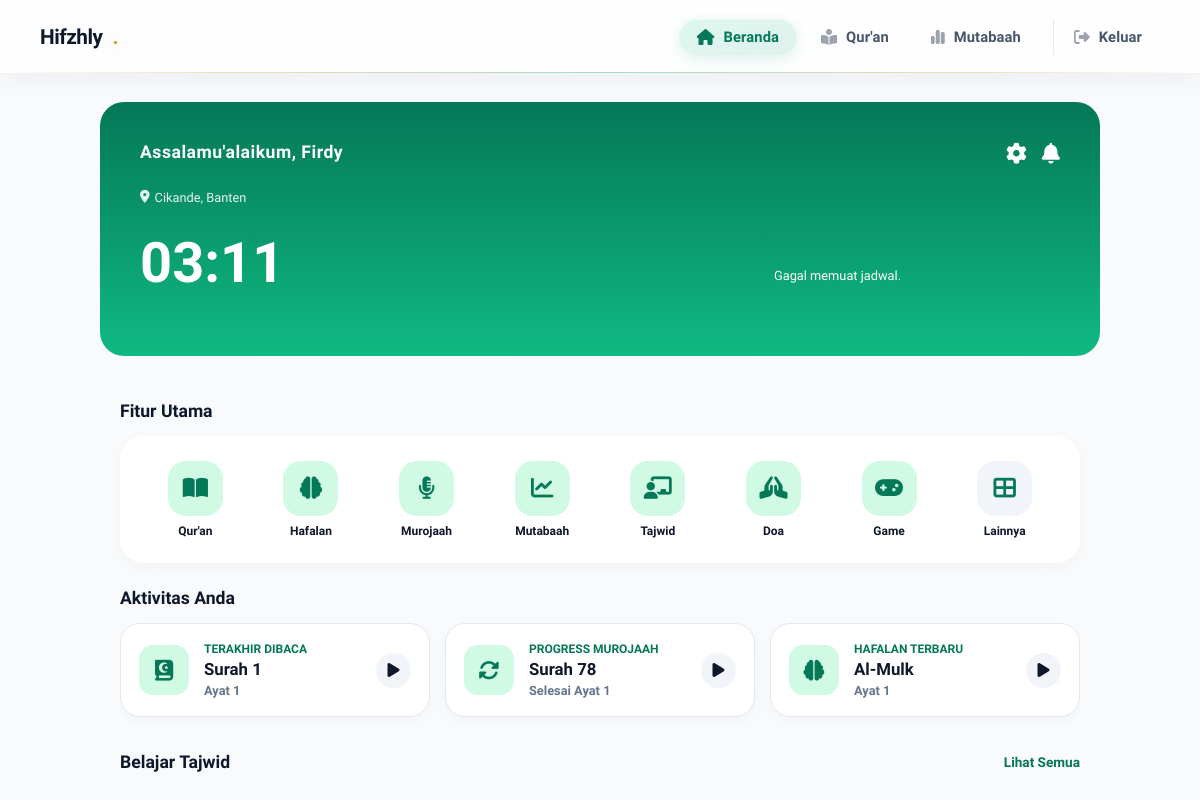
The app's page /user/dashboard.php (signed in), older data.
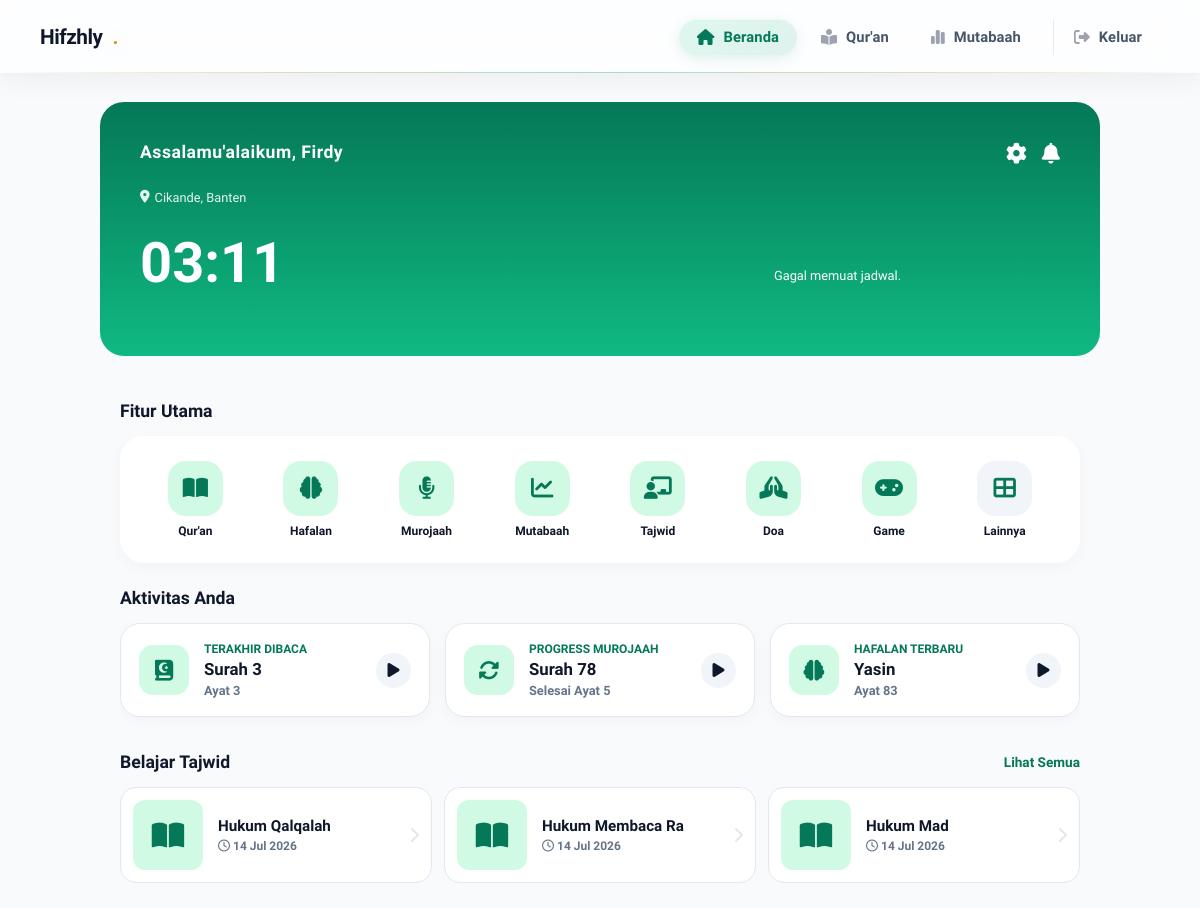
The same page, newer data.
### tables this page shows
CREATE TABLE `bookmark` (
  `id` int(11) NOT NULL,
  `user_id` int(11) NOT NULL,
  `surah_nomor` int(11) NOT NULL,
  `ayat` int(11) NOT NULL,
  `catatan` varchar(255) DEFAULT NULL
);

CREATE TABLE `murojaah_progress` (
  `id` int(11) NOT NULL,
  `user_id` int(11) NOT NULL,
  `surah_nomor` int(11) NOT NULL,
  `last_ayat` int(11) NOT NULL,
  `last_page` int(11) DEFAULT NULL,
  `updated_at` datetime DEFAULT current_timestamp() ON UPDATE current_timestamp()
);

CREATE TABLE `mutabaah` (
  `id` int(11) NOT NULL,
  `user_id` int(11) NOT NULL,
  `activity_type` enum('tilawah','murojaah','hafalan_baru','setoran') NOT NULL,
  `activity_date` date NOT NULL,
  `activity_time` time NOT NULL,
  `surah` varchar(100) NOT NULL,
  `ayah_start` int(11) NOT NULL,
  `ayah_end` int(11) NOT NULL,
  `notes` text DEFAULT NULL,
  `created_at` timestamp NULL DEFAULT current_timestamp()
);

CREATE TABLE `tajwid_materi` (
  `id` int(11) NOT NULL,
  `judul` varchar(255) NOT NULL,
  `cover_image` varchar(255) DEFAULT NULL,
  `pdf_file` varchar(255) DEFAULT NULL,
  `konten` longtext DEFAULT NULL,
  `youtube_url` varchar(255) DEFAULT NULL,
  `waktu_kuis` int(11) DEFAULT 5,
  `created_at` datetime DEFAULT current_timestamp()
);

### user/dashboard.php (the view, shortened to what this page needs)
<?php
require_once '../config/database.php';
$user_id = (int) $_SESSION['user_id'];
$nama_user = $_SESSION['nama_lengkap'] ?? 'Hamba Allah';
$nama_depan = explode(' ', trim($nama_user))[0];
$q_bm = mysqli_query($conn, "SELECT surah_nomor, ayat FROM bookmark WHERE user_id='$user_id' ORDER BY id DESC LIMIT 1");
if ($q_bm && mysqli_num_rows($q_bm) > 0) {
    $bm = mysqli_fetch_assoc($q_bm);
    $bm_surah = (int) $bm['surah_nomor'];
    $bm_ayat = (int) $bm['ayat'];
} else {
    $bm_surah = 1;
    $bm_ayat = 1;
}
$q_mur = mysqli_query($conn, "SELECT surah_nomor, last_ayat FROM murojaah_progress WHERE user_id='$user_id' ORDER BY updated_at DESC LIMIT 1");
if ($q_mur && mysqli_num_rows($q_mur) > 0) {
    $mur = mysqli_fetch_assoc($q_mur);
    $mur_surah = (int) $mur['surah_nomor'];
    $mur_ayat = (int) $mur['last_ayat'];
} else {
    $mur_surah = 78;
    $mur_ayat = 1;
}
$q_haf = mysqli_query($conn, "SELECT surah, ayah_end FROM mutabaah WHERE user_id='$user_id' AND activity_type='hafalan_baru' ORDER BY created_at DESC LIMIT 1");
if ($q_haf && mysqli_num_rows($q_haf) > 0) {
    $haf = mysqli_fetch_assoc($q_haf);
    $haf_surah_name = $haf['surah'];
    $haf_ayat = (int) $haf['ayah_end'];
} else {
    $haf_surah_name = "Al-Mulk";
    $haf_ayat = 1;
}
$q_tajwid = mysqli_query($conn, "SELECT * FROM tajwid_materi ORDER BY created_at DESC LIMIT 3");
$tajwid_lessons = [];
while ($row = mysqli_fetch_assoc($q_tajwid)) {
    $tajwid_lessons[] = $row;
}
?>
<!DOCTYPE html>
<html lang="id">
<head>
    <link rel="stylesheet" href="https://cdnjs.cloudflare.com/ajax/libs/font-awesome/6.4.0/css/all.min.css">
</head>
<body>
    <div class="hero-section">
        <div class="top-bar">
            <div class="user-info">
                <div class="greeting">Assalamu'alaikum, <?= htmlspecialchars($nama_depan) ?></div>
                <div class="hijri-date" id="hijri-date"></div>
                <div class="location" onclick="window.location.href='setting.php'">
                    <i class="fas fa-location-dot"></i> <span id="location-text">Mencari...</span>
                </div>
            </div>
            <div class="action-icons">
                <a href="setting.php" class="icon-btn"><i class="fas fa-cog"></i></a>
                <button class="icon-btn" onclick="toggleModal('notifModal')">
                    <i class="fas fa-bell"></i>
                </button>
            </div>
        </div>
        <div class="clock-container">
            <div class="clock-time" id="clock">--:--</div>
            <div class="countdown" id="countdown-text"></div>
        </div>
        <div class="prayer-row" id="prayer-container">
        </div>
    </div>
    <div class="main-content">
        <div class="section-header">
            <h3 class="section-title">Fitur Utama</h3>
        </div>
        <div class="menu-grid">
            <a href="alquran.php" class="menu-item">
                <div class="menu-icon"><i class="fas fa-book-open"></i></div>
                <div class="menu-text">Qur'an</div>
            </a>
            <a href="hafalan.php" class="menu-item">
                <div class="menu-icon"><i class="fas fa-brain"></i></div>
                <div class="menu-text">Hafalan</div>
            </a>
            <a href="smart_murojaah.php" class="menu-item">
                <div class="menu-icon"><i class="fas fa-microphone-alt"></i></div>
                <div class="menu-text">Murojaah</div>
            </a>
            <a href="mutabaah.php" class="menu-item">
                <div class="menu-icon"><i class="fas fa-chart-line"></i></div>
                <div class="menu-text">Mutabaah</div>
            </a>
            <a href="tajwid.php" class="menu-item">
                <div class="menu-icon"><i class="fas fa-chalkboard-teacher"></i></div>
                <div class="menu-text">Tajwid</div>
            </a>
            <a href="doa.php" class="menu-item">
                <div class="menu-icon"><i class="fas fa-hands-praying"></i></div>
                <div class="menu-text">Doa</div>
            </a>
            <a href="game.php" class="menu-item">
                <div class="menu-icon"><i class="fas fa-gamepad"></i></div>
                <div class="menu-text">Game</div>
            </a>
            <div class="menu-item menu-all" onclick="toggleModal('menuModal')">
                <div class="menu-icon"><i class="fas fa-th-large"></i></div>
                <div class="menu-text">Lainnya</div>
            </div>
        </div>
        <div class="section-header">
            <h3 class="section-title">Aktivitas Anda</h3>
        </div>
        <div class="cards-scroll">
            <a href="baca.php?surah=<?= $bm_surah ?>&ayat=<?= $bm_ayat ?>" class="activity-card">
                <div class="ac-left">
                    <div class="ac-icon"><i class="fas fa-book-quran"></i></div>
                    <div>
                        <div class="ac-label">Terakhir Dibaca</div>
                        <div class="ac-title" id="tilawah-title">Surah <?= $bm_surah ?></div>
                        <div class="ac-desc">Ayat <?= $bm_ayat ?></div>
                    </div>
                </div>
                <div class="ac-play"><i class="fas fa-play"></i></div>
            </a>
            <a href="smart_murojaah.php" class="activity-card">
                <div class="ac-left">
                    <div class="ac-icon"><i class="fas fa-sync-alt"></i></div>
                    <div>
                        <div class="ac-label">Progress Murojaah</div>
                        <div class="ac-title" id="mur-title">Surah <?= $mur_surah ?></div>
                        <div class="ac-desc">Selesai Ayat <?= $mur_ayat ?></div>
                    </div>
                </div>
                <div class="ac-play"><i class="fas fa-play"></i></div>
            </a>
            <a href="hafalan.php" class="activity-card">
                <div class="ac-left">
                    <div class="ac-icon"><i class="fas fa-brain"></i></div>
                    <div>
                        <div class="ac-label">Hafalan Terbaru</div>
                        <div class="ac-title"><?= htmlspecialchars($haf_surah_name) ?></div>
                        <div class="ac-desc">Ayat <?= $haf_ayat ?></div>
                    </div>
                </div>
                <div class="ac-play"><i class="fas fa-play"></i></div>
            </a>
        </div>
        <div class="section-header">
            <h3 class="section-title">Belajar Tajwid</h3>
            <a href="tajwid.php" class="see-all">Lihat Semua</a>
        </div>
        <div class="tajwid-list">
            <?php foreach ($tajwid_lessons as $tw):
                $date_tw = date('d M Y', strtotime($tw['created_at']));
            ?>
                <a href="tajwid.php?id=<?= $tw['id'] ?>" class="tajwid-card">
                    <?php if (!empty($tw['cover_image'])): ?>
                        <img src="../uploads/<?= htmlspecialchars($tw['cover_image']) ?>" alt="<?= htmlspecialchars($tw['judul']) ?>" class="tw-cover">
                    <?php else: ?>
                        <div class="tw-cover-icon"><i class="fas fa-book-open"></i></div>
                    <?php endif; ?>
                    <div class="tw-info">
                        <div class="tw-title"><?= htmlspecialchars($tw['judul']) ?></div>
                        <div class="tw-date"><i class="far fa-clock"></i> <?= $date_tw ?></div>
                    </div>
                    <i class="fas fa-chevron-right" style="color:var(--border);"></i>
                </a>
            <?php endforeach; ?>
        </div>
    </div>
    <?php include '../components/nav.php'; ?>
</body>
</html>

### components/nav.php (shortened to what this page needs)
<?php
$current_page = basename($_SERVER['PHP_SELF']);
?>
<link rel="stylesheet" href="https://cdnjs.cloudflare.com/ajax/libs/font-awesome/6.5.2/css/all.min.css">
<nav class="app-nav">
    <a href="dashboard.php" class="nav-brand" data-ajax-link>
        Hifzhly<span class="dot">.</span>
    </a>
    <div class="nav-links">
        <a href="dashboard.php" class="nav-item <?= $current_page == 'dashboard.php' ? 'active' : '' ?>" data-ajax-link>
            <span class="nav-icon-wrap"><i class="fa-solid fa-house nav-icon"></i></span>
            <span class="nav-text">Beranda</span>
        </a>
        <a href="alquran.php" class="nav-item <?= $current_page == 'alquran.php' ? 'active' : '' ?>" data-ajax-link>
            <span class="nav-icon-wrap"><i class="fa-solid fa-book-open-reader nav-icon"></i></span>
            <span class="nav-text">Qur'an</span>
        </a>
        <a href="mutabaah.php" class="nav-item <?= $current_page == 'mutabaah.php' ? 'active' : '' ?>" data-ajax-link>
            <span class="nav-icon-wrap"><i class="fa-solid fa-chart-simple nav-icon"></i></span>
            <span class="nav-text">Mutabaah</span>
        </a>
        <a href="../logout.php" class="nav-item nav-logout" id="logout-trigger">
            <span class="nav-icon-wrap"><i class="fa-solid fa-right-from-bracket nav-icon"></i></span>
            <span class="nav-text">Keluar</span>
        </a>
    </div>
</nav>

Row changes from the older to the newer data that the page shows:
added bookmark: surah_nomor "3", ayat "3"
added murojaah_progress: surah_nomor "78", last_ayat "5"
added mutabaah: surah "Yasin", ayah_end "83"
added tajwid_materi: judul "Hukum Qalqalah", created_at "14 Jul 2026"
added tajwid_materi: judul "Hukum Membaca Ra", created_at "14 Jul 2026"
added tajwid_materi: judul "Hukum Mad", created_at "14 Jul 2026"
Text that changed along with them:
$bm_surah: "1" → (not shown)
$bm_ayat: "1" → (not shown)
$mur_surah: "78" → (not shown)
$mur_ayat: "1" → (not shown)
$haf_surah_name: "Al-Mulk" → (not shown)
$haf_ayat: "1" → (not shown)
